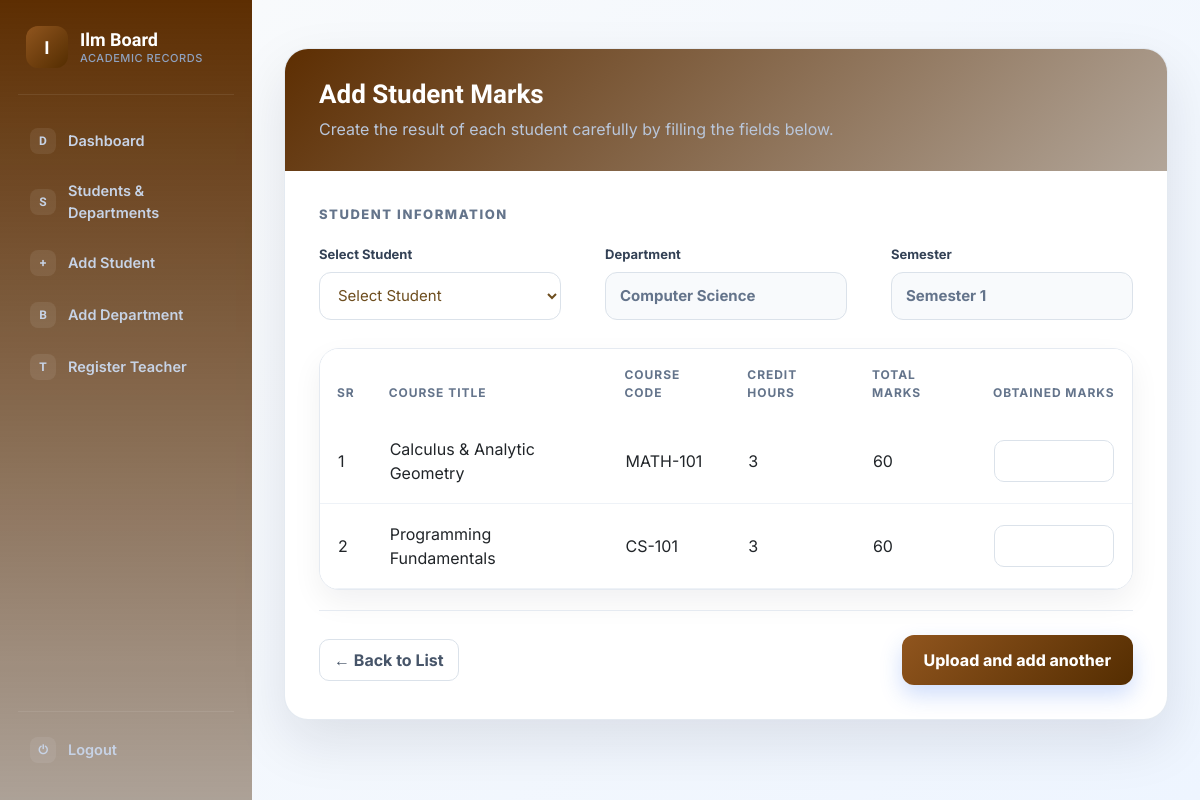
/add_result/28/, run on an earlier commit of the app's database.
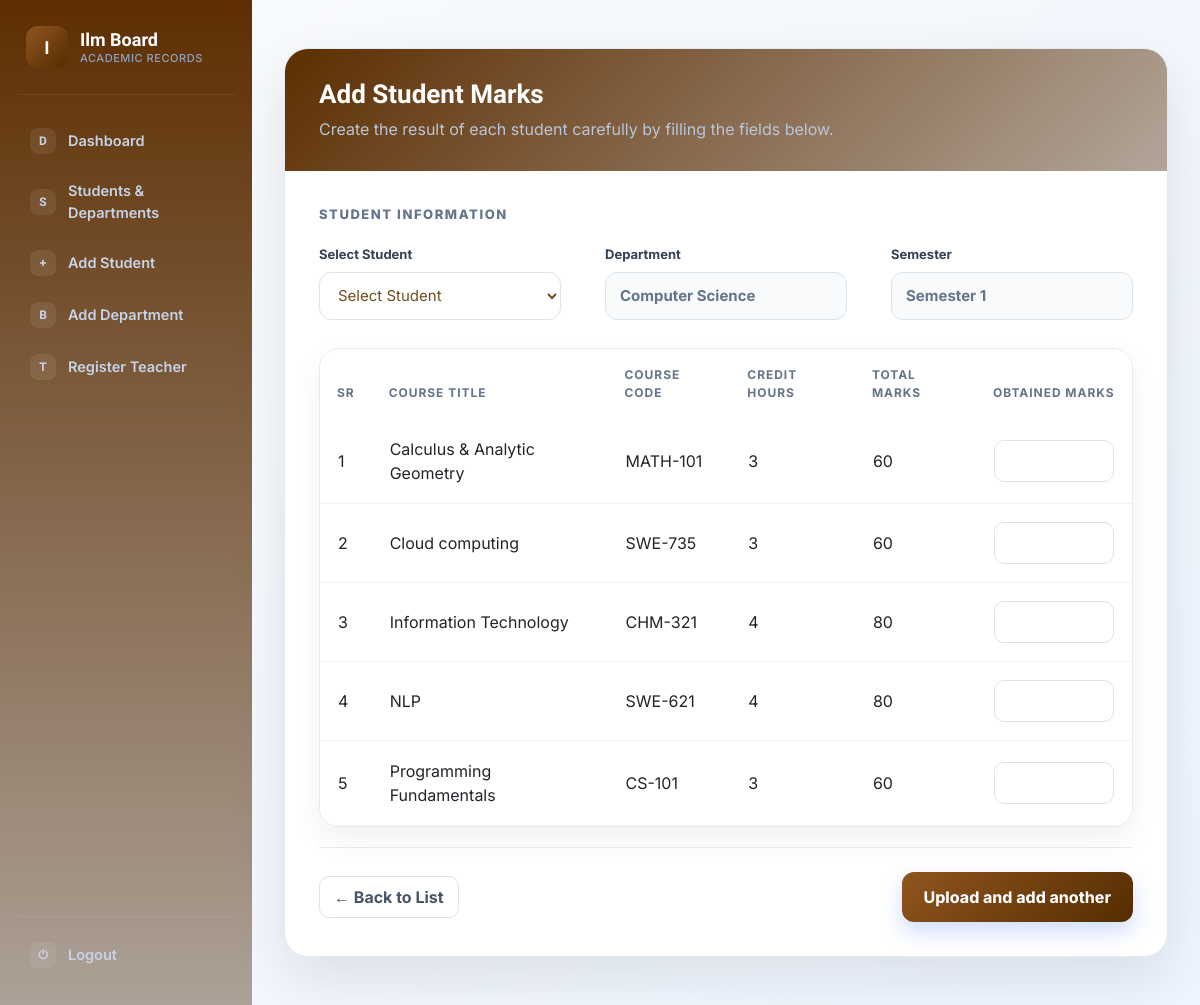
And on a later commit of the database.
### studentportal/models.py (models this page shows, shortened)
class Courses(models.Model):
    semester=models.ForeignKey(Semester,on_delete=models.CASCADE, related_name='semestercourses', null=True, blank=True)
    course_title = models.CharField(max_length=100)
    course_code = models.CharField(max_length=100)
    course_credit=models.IntegerField(null=True)
    @property
    def course_total_marks(self):
        if self.course_credit:
            return self.course_credit * 20
        return 0
    class Meta:
        ordering = ['course_title']

### studentportal/views.py (the view, shortened to what this page needs)
# urls.py: path('add_result/<id>/',add_result, name="add_result"),
def add_result(request,id):
    queryset=Student.objects.filter(semester__id=id)
    department=Semester.objects.get(id=id)
    course=Courses.objects.filter(semester__id=id)
    context={
        'queryset':queryset,
        'department':department,
        'course':course
    }
    return render(request, 'frontend/addresult.html',context)

### studentportal/models.py (called while the page is built)
    def __str__(self) -> str:
        return self.student_id

    def __str__(self) -> str:
        return self.depart

### studentportal/templates/frontend/addresult.html (shortened to what this page needs)
{% extends "base.html" %}
{% block start %}
<div class="student-shell">
  <form class="form-card" method="post" enctype="multipart/form-data">
    <div class="form-head">
      <h1>Add Student Marks</h1>
      <p>Create the result of each student carefully by filling the fields below.</p>
    </div>
    <div class="form-body">
      <div class="section-title">Student Information</div>
      <div class="row">
        <div class="field">
          <label>Select Student</label>
          <select name="studentid" required>
            <option value="" selected disabled>Select Student</option>
          </select>
        </div>
        <div class="field">
          <label>Department</label>
          <output>{{department.department}}</output>
        </div>
        <div class="field">
          <label>Semester</label>
          <output>Semester {{department.semester}}</output>
        </div>
      </div>
      <div class="table-card">
        <table class="table">
          <thead>
            <tr>
              <th>Sr</th>
              <th>Course Title</th>
              <th>Course Code</th>
              <th>Credit Hours</th>
              <th>Total Marks</th>
              <th>Obtained Marks</th>
            </tr>
          </thead>
          <tbody>
            {% for student in course %}
            <tr>
              <td>{{forloop.counter}}</td>
              <td>{{student.course_title}}<input type="hidden" name="coursetitle" value="{{ student.id }}"></td>
              <td>{{student.course_code}}</td>
              <td>{{student.course_credit}}</td>
              <td>{{student.course_total_marks}}</td>
              <td><input name="obtainmarks" type="number" required></td>
            </tr>
            {% endfor %}
          </tbody>
        </table>
      </div>
      <div class="actions">
        <a href="{% url 'students' id=department.id %}" class="back-btn">← Back to List</a>
        <button type="submit" class="btn-main">Upload and add another</button>
      </div>
    </div>
  </form>
</div>
{% endblock %}

What changed in the data, as far as the page shows it:
added Courses: course_title "Cloud computing", course_code "SWE-735", course_credit "3", course_total_marks "60"
added Courses: course_title "Information Technology", course_code "CHM-321", course_credit "4", course_total_marks "80"
added Courses: course_title "NLP", course_code "SWE-621", course_credit "4", course_total_marks "80"
